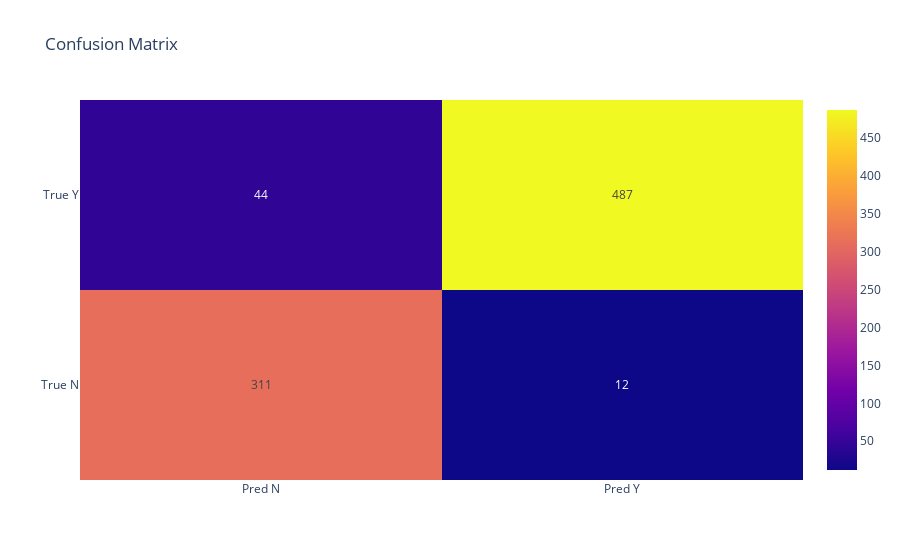

Write notebook code for a chart like this one.
### Code cell
cm = confusion_matrix(y_test, y_pred)
fig = go.Figure(data=go.Heatmap(z=cm, x=['Pred N','Pred Y'], y=['True N','True Y'], text=cm, texttemplate="%{text}"))
fig.update_layout(title="Confusion Matrix")
fig.show()

### Figure 1 — Plotly figure (JSON) as saved in the notebook; plotly's stock layout.template omitted (floating-point values rounded to 4 significant figures)
{"data": [{"text": [[311, 12], [44, 487]], "texttemplate": "%{text}", "type": "heatmap", "x": ["Pred N", "Pred Y"], "y": ["True N", "True Y"], "z": [[311, 12], [44, 487]]}], "layout": {"title": {"text": "Confusion Matrix"}}}
